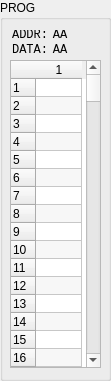
   <widget class="QGroupBox" name="gPROG">
    <property name="geometry">
     <rect>
      <x>130</x>
      <y>110</y>
      <width>111</width>
      <height>381</height>
     </rect>
    </property>
    <property name="styleSheet">
     <string notr="true"/>
    </property>
    <property name="title">
     <string>PROG</string>
    </property>
    <widget class="QTableWidget" name="tblPROG">
     <property name="geometry">
      <rect>
       <x>10</x>
       <y>60</y>
       <width>91</width>
       <height>308</height>
      </rect>
     </property>
     <property name="frameShape">
      <enum>QFrame::StyledPanel</enum>
     </property>
     <property name="frameShadow">
      <enum>QFrame::Sunken</enum>
     </property>
     <property name="alternatingRowColors">
      <bool>true</bool>
     </property>
     <property name="selectionMode">
      <enum>QAbstractItemView::SingleSelection</enum>
     </property>
     <property name="rowCount">
      <number>256</number>
     </property>
     <property name="columnCount">
      <number>1</number>
     </property>
     <attribute name="horizontalHeaderDefaultSectionSize">
      <number>46</number>
     </attribute>
     <attribute name="verticalHeaderDefaultSectionSize">
      <number>18</number>
     </attribute>
     <row/>
     <row/>
     <row/>
     <row/>
     <row/>
     <row/>
     <row/>
     <row/>
     <row/>
     <row/>
     <row/>
     <row/>
     <row/>
     <row/>
     <row/>
     <row/>
     <row/>
     <row/>
     <row/>
     <row/>
     <row/>
     <row/>
     <row/>
     <row/>
     <row/>
     <row/>
     <row/>
     <row/>
     <row/>
     <row/>
     <row/>
     <row/>
     <row/>
     <row/>
     <row/>
     <row/>
     <row/>
     <row/>
     <row/>
     <row/>
     <row/>
     <row/>
     <row/>
     <row/>
     <row/>
     <row/>
     <row/>
     <row/>
     <row/>
     <row/>
     <row/>
     <row/>
     <row/>
     <row/>
     <row/>
     <row/>
     <row/>
     <row/>
     <row/>
     <row/>
     <row/>
     <row/>
     <row/>
     <row/>
     <row/>
     <row/>
     <row/>
     <row/>
     <row/>
     <row/>
     <row/>
     <row/>
     <row/>
     <row/>
     <row/>
     <row/>
     <row/>
     <row/>
     <row/>
     <row/>
     <row/>
     <row/>
     <row/>
     <row/>
     <row/>
     <row/>
     <row/>
     <row/>
     <row/>
     <row/>
     <row/>
     <row/>
     <row/>
     <row/>
     <row/>
     <row/>
     <row/>
     <row/>
     <row/>
     <row/>
     <row/>
     <row/>
     <row/>
     <row/>
     <row/>
     <row/>
     <row/>
     <row/>
     <row/>
     <row/>
     <row/>
     <row/>
     <row/>
     <row/>
     <row/>
     <row/>
     <row/>
     <row/>
     <row/>
     <row/>
     <row/>
     <row/>
     <row/>
     <row/>
     <row/>
     <row/>
     <row/>
     <row/>
     <row/>
     <row/>
     <row/>
     <row/>
     <row/>
     <row/>
     <row/>
     <row/>
     <row/>
     <row/>
     <row/>
     <row/>
     <row/>
     <row/>
     <row/>
     <row/>
     <row/>
     <row/>
     <row/>
     <row/>
     <row/>
     <row/>
     <row/>
     <row/>
     <row/>
     <row/>
     <row/>
     <row/>
     <row/>
     <row/>
     <row/>
     <row/>
     <row/>
     <row/>
     <row/>
     <row/>
     <row/>
     <row/>
     <row/>
     <row/>
     <row/>
     <row/>
     <row/>
     <row/>
     <row/>
     <row/>
     <row/>
     <row/>
     <row/>
     <row/>
     <row/>
     <row/>
     <row/>
     <row/>
     <row/>
     <row/>
     <row/>
     <row/>
     <row/>
     <row/>
     <row/>
     <row/>
     <row/>
     <row/>
     <row/>
     <row/>
     <row/>
     <row/>
     <row/>
     <row/>
     <row/>
     <row/>
     <row/>
     <row/>
     <row/>
     <row/>
     <row/>
     <row/>
     <row/>
     <row/>
     <row/>
     <row/>
     <row/>
     <row/>
     <row/>
     <row/>
     <row/>
     <row/>
     <row/>
     <row/>
     <row/>
     <row/>
     <row/>
     <row/>
     <row/>
     <row/>
     <row/>
     <row/>
     <row/>
     <row/>
     <row/>
     <row/>
     <row/>
     <row/>
     <row/>
     <row/>
     <row/>
     <row/>
     <row/>
     <row/>
     <row/>
     <row/>
     <row/>
     <row/>
     <row/>
     <row/>
     <row/>
     <row/>
     <row/>
     <row/>
     <row/>
     <row/>
     <row/>
     <row/>
     <row/>
     <row/>
     <row/>
     <row/>
     <column/>
    </widget>
    <widget class="QLabel" name="PROG_ADDR">
     <property name="geometry">
      <rect>
       <x>50</x>
       <y>30</y>
       <width>20</width>
       <height>10</height>
      </rect>
     </property>
     <property name="font">
      <font>
       <family>Monospace</family>
       <pointsize>9</pointsize>
      </font>
     </property>
     <property name="text">
      <string>AA</string>
     </property>
     <property name="alignment">
      <set>Qt::AlignCenter</set>
     </property>
    </widget>
    <widget class="QLabel" name="PROG_DATA">
     <property name="geometry">
      <rect>
       <x>50</x>
       <y>40</y>
       <width>20</width>
       <height>20</height>
      </rect>
     </property>
     <property name="font">
      <font>
       <family>Monospace</family>
       <pointsize>9</pointsize>
      </font>
     </property>
     <property name="text">
      <string>AA</string>
     </property>
     <property name="alignment">
      <set>Qt::AlignCenter</set>
     </property>
    </widget>
    <widget class="QLabel" name="label_12">
     <property name="geometry">
      <rect>
       <x>8</x>
       <y>30</y>
       <width>40</width>
       <height>10</height>
      </rect>
     </property>
     <property name="font">
      <font>
       <family>Monospace</family>
       <pointsize>9</pointsize>
      </font>
     </property>
     <property name="text">
      <string>ADDR:</string>
     </property>
     <property name="alignment">
      <set>Qt::AlignRight|Qt::AlignTrailing|Qt::AlignVCenter</set>
     </property>
    </widget>
    <widget class="QLabel" name="label_13">
     <property name="geometry">
      <rect>
       <x>8</x>
       <y>40</y>
       <width>40</width>
       <height>20</height>
      </rect>
     </property>
     <property name="font">
      <font>
       <family>Monospace</family>
       <pointsize>9</pointsize>
      </font>
     </property>
     <property name="text">
      <string>DATA:</string>
     </property>
     <property name="alignment">
      <set>Qt::AlignRight|Qt::AlignTrailing|Qt::AlignVCenter</set>
     </property>
    </widget>
   </widget>
